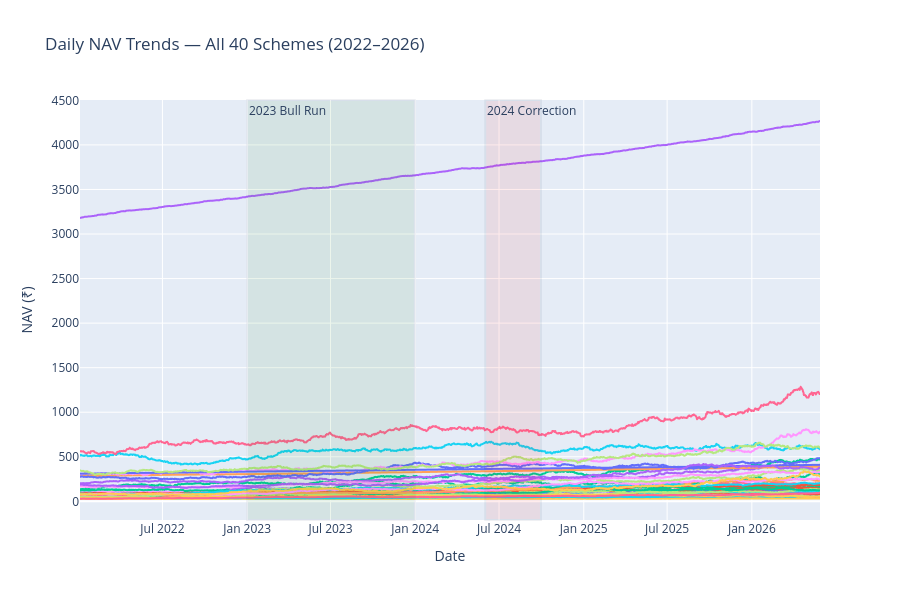

Write notebook code for a chart like this one.
### Code cell
# Merge to get scheme names
nav_merged = nav_history.merge(
    fund_master[["amfi_code", "scheme_name"]], on="amfi_code", how="left"
)

fig = px.line(
    nav_merged,
    x="date_id", y="nav",
    color="scheme_name",
    title="Daily NAV Trends — All 40 Schemes (2022–2026)",
    labels={"date_id": "Date", "nav": "NAV (₹)", "scheme_name": "Scheme"}
)

# Highlight 2023 bull run
fig.add_vrect(x0="2023-01-01", x1="2023-12-31",
              fillcolor="green", opacity=0.07,
              annotation_text="2023 Bull Run", annotation_position="top left")

# Highlight 2024 correction
fig.add_vrect(x0="2024-06-01", x1="2024-09-30",
              fillcolor="red", opacity=0.07,
              annotation_text="2024 Correction", annotation_position="top left")

fig.update_layout(height=600, showlegend=False)
fig.write_html(f"{CHARTS}/01_nav_trends.html")
fig.show()

### Figure 1 — Plotly figure (JSON) as saved in the notebook; plotly's stock layout.template omitted (floating-point values rounded to 4 significant figures; data arrays with more than 128 entries replaced by an {"elided": "..."} marker saying what was removed)
{"data": [{"hovertemplate": "Scheme=SBI Bluechip Fund - Regular Plan - Growth<br>Date=%{x}<br>NAV (₹)=%{y}<extra></extra>", "legendgroup": "SBI Bluechip Fund - Regular Plan - Growth", "line": {"color": "#636efa", "dash": "solid"}, "marker": {"symbol": "circle"}, "mode": "lines", "name": "SBI Bluechip Fund - Regular Plan - Growth", "showlegend": true, "type": "scattergl", "x": {"elided": "1150 str values"}, "xaxis": "x", "y": {"elided": "1150 float values"}, "yaxis": "y"}, {"hovertemplate": "Scheme=SBI Bluechip Fund - Direct Plan - Growth<br>Date=%{x}<br>NAV (₹)=%{y}<extra></extra>", "legendgroup": "SBI Bluechip Fund - Direct Plan - Growth", "line": {"color": "#EF553B", "dash": "solid"}, "marker": {"symbol": "circle"}, "mode": "lines", "name": "SBI Bluechip Fund - Direct Plan - Growth", "showlegend": true, "type": "scattergl", "x": {"elided": "1150 str values"}, "xaxis": "x", "y": {"elided": "1150 float values"}, "yaxis": "y"}, {"hovertemplate": "Scheme=SBI Small Cap Fund - Regular Plan - Growth<br>Date=%{x}<br>NAV (₹)=%{y}<extra></extra>", "legendgroup": "SBI Small Cap Fund - Regular Plan - Growth", "line": {"color": "#00cc96", "dash": "solid"}, "marker": {"symbol": "circle"}, "mode": "lines", "name": "SBI Small Cap Fund - Regular Plan - Growth", "showlegend": true, "type": "scattergl", "x": {"elided": "1150 str values"}, "xaxis": "x", "y": {"elided": "1150 float values"}, "yaxis": "y"}, {"hovertemplate": "Scheme=SBI Small Cap Fund - Direct Plan - Growth<br>Date=%{x}<br>NAV (₹)=%{y}<extra></extra>", "legendgroup": "SBI Small Cap Fund - Direct Plan - Growth", "line": {"color": "#ab63fa", "dash": "solid"}, "marker": {"symbol": "circle"}, "mode": "lines", "name": "SBI Small Cap Fund - Direct Plan - Growth", "showlegend": true, "type": "scattergl", "x": {"elided": "1150 str values"}, "xaxis": "x", "y": {"elided": "1150 float values"}, "yaxis": "y"}, {"hovertemplate": "Scheme=SBI Magnum Gilt Fund - Regular Plan - Growth<br>Date=%{x}<br>NAV (₹)=%{y}<extra></extra>", "legendgroup": "SBI Magnum Gilt Fund - Regular Plan - Growth", "line": {"color": "#FFA15A", "dash": "solid"}, "marker": {"symbol": "circle"}, "mode": "lines", "name": "SBI Magnum Gilt Fund - Regular Plan - Growth", "showlegend": true, "type": "scattergl", "x": {"elided": "1150 str values"}, "xaxis": "x", "y": {"elided": "1150 float values"}, "yaxis": "y"}, {"hovertemplate": "Scheme=HDFC Top 100 Fund - Regular Plan - Growth<br>Date=%{x}<br>NAV (₹)=%{y}<extra></extra>", "legendgroup": "HDFC Top 100 Fund - Regular Plan - Growth", "line": {"color": "#19d3f3", "dash": "solid"}, "marker": {"symbol": "circle"}, "mode": "lines", "name": "HDFC Top 100 Fund - Regular Plan - Growth", "showlegend": true, "type": "scattergl", "x": {"elided": "1150 str values"}, "xaxis": "x", "y": {"elided": "1150 float values"}, "yaxis": "y"}, {"hovertemplate": "Scheme=HDFC Top 100 Fund - Direct Plan - Growth<br>Date=%{x}<br>NAV (₹)=%{y}<extra></extra>", "legendgroup": "HDFC Top 100 Fund - Direct Plan - Growth", "line": {"color": "#FF6692", "dash": "solid"}, "marker": {"symbol": "circle"}, "mode": "lines", "name": "HDFC Top 100 Fund - Direct Plan - Growth", "showlegend": true, "type": "scattergl", "x": {"elided": "1150 str values"}, "xaxis": "x", "y": {"elided": "1150 float values"}, "yaxis": "y"}, {"hovertemplate": "Scheme=HDFC Mid-Cap Opportunities Fund - Regular - Growth<br>Date=%{x}<br>NAV (₹)=%{y}<extra></extra>", "legendgroup": "HDFC Mid-Cap Opportunities Fund - Regular - Growth", "line": {"color": "#B6E880", "dash": "solid"}, "marker": {"symbol": "circle"}, "mode": "lines", "name": "HDFC Mid-Cap Opportunities Fund - Regular - Growth", "showlegend": true, "type": "scattergl", "x": {"elided": "1150 str values"}, "xaxis": "x", "y": {"elided": "1150 float values"}, "yaxis": "y"}, {"hovertemplate": "Scheme=HDFC Mid-Cap Opportunities Fund - Direct - Growth<br>Date=%{x}<br>NAV (₹)=%{y}<extra></extra>", "legendgroup": "HDFC Mid-Cap Opportunities Fund - Direct - Growth", "line": {"color": "#FF97FF", "dash": "solid"}, "marker": {"symbol": "circle"}, "mode": "lines", "name": "HDFC Mid-Cap Opportunities Fund - Direct - Growth", "showlegend": true, "type": "scattergl", "x": {"elided": "1150 str values"}, "xaxis": "x", "y": {"elided": "1150 float values"}, "yaxis": "y"}, {"hovertemplate": "Scheme=HDFC Short Term Debt Fund - Regular - Growth<br>Date=%{x}<br>NAV (₹)=%{y}<extra></extra>", "legendgroup": "HDFC Short Term Debt Fund - Regular - Growth", "line": {"color": "#FECB52", "dash": "solid"}, "marker": {"symbol": "circle"}, "mode": "lines", "name": "HDFC Short Term Debt Fund - Regular - Growth", "showlegend": true, "type": "scattergl", "x": {"elided": "1150 str values"}, "xaxis": "x", "y": {"elided": "1150 float values"}, "yaxis": "y"}, {"hovertemplate": "Scheme=ICICI Pru Bluechip Fund - Regular - Growth<br>Date=%{x}<br>NAV (₹)=%{y}<extra></extra>", "legendgroup": "ICICI Pru Bluechip Fund - Regular - Growth", "line": {"color": "#636efa", "dash": "solid"}, "marker": {"symbol": "circle"}, "mode": "lines", "name": "ICICI Pru Bluechip Fund - Regular - Growth", "showlegend": true, "type": "scattergl", "x": {"elided": "1150 str values"}, "xaxis": "x", "y": {"elided": "1150 float values"}, "yaxis": "y"}, {"hovertemplate": "Scheme=ICICI Pru Bluechip Fund - Direct - Growth<br>Date=%{x}<br>NAV (₹)=%{y}<extra></extra>", "legendgroup": "ICICI Pru Bluechip Fund - Direct - Growth", "line": {"color": "#EF553B", "dash": "solid"}, "marker": {"symbol": "circle"}, "mode": "lines", "name": "ICICI Pru Bluechip Fund - Direct - Growth", "showlegend": true, "type": "scattergl", "x": {"elided": "1150 str values"}, "xaxis": "x", "y": {"elided": "1150 float values"}, "yaxis": "y"}, {"hovertemplate": "Scheme=ICICI Pru Midcap Fund - Regular - Growth<br>Date=%{x}<br>NAV (₹)=%{y}<extra></extra>", "legendgroup": "ICICI Pru Midcap Fund - Regular - Growth", "line": {"color": "#00cc96", "dash": "solid"}, "marker": {"symbol": "circle"}, "mode": "lines", "name": "ICICI Pru Midcap Fund - Regular - Growth", "showlegend": true, "type": "scattergl", "x": {"elided": "1150 str values"}, "xaxis": "x", "y": {"elided": "1150 float values"}, "yaxis": "y"}, {"hovertemplate": "Scheme=ICICI Pru Value Discovery Fund - Regular - Growth<br>Date=%{x}<br>NAV (₹)=%{y}<extra></extra>", "legendgroup": "ICICI Pru Value Discovery Fund - Regular - Growth", "line": {"color": "#ab63fa", "dash": "solid"}, "marker": {"symbol": "circle"}, "mode": "lines", "name": "ICICI Pru Value Discovery Fund - Regular - Growth", "showlegend": true, "type": "scattergl", "x": {"elided": "1150 str values"}, "xaxis": "x", "y": {"elided": "1150 float values"}, "yaxis": "y"}, {"hovertemplate": "Scheme=ICICI Pru Liquid Fund - Regular - Growth<br>Date=%{x}<br>NAV (₹)=%{y}<extra></extra>", "legendgroup": "ICICI Pru Liquid Fund - Regular - Growth", "line": {"color": "#FFA15A", "dash": "solid"}, "marker": {"symbol": "circle"}, "mode": "lines", "name": "ICICI Pru Liquid Fund - Regular - Growth", "showlegend": true, "type": "scattergl", "x": {"elided": "1150 str values"}, "xaxis": "x", "y": {"elided": "1150 float values"}, "yaxis": "y"}, {"hovertemplate": "Scheme=Nippon India Large Cap Fund - Regular - Growth<br>Date=%{x}<br>NAV (₹)=%{y}<extra></extra>", "legendgroup": "Nippon India Large Cap Fund - Regular - Growth", "line": {"color": "#19d3f3", "dash": "solid"}, "marker": {"symbol": "circle"}, "mode": "lines", "name": "Nippon India Large Cap Fund - Regular - Growth", "showlegend": true, "type": "scattergl", "x": {"elided": "1150 str values"}, "xaxis": "x", "y": {"elided": "1150 float values"}, "yaxis": "y"}, {"hovertemplate": "Scheme=Nippon India Large Cap Fund - Direct - Growth<br>Date=%{x}<br>NAV (₹)=%{y}<extra></extra>", "legendgroup": "Nippon India Large Cap Fund - Direct - Growth", "line": {"color": "#FF6692", "dash": "solid"}, "marker": {"symbol": "circle"}, "mode": "lines", "name": "Nippon India Large Cap Fund - Direct - Growth", "showlegend": true, "type": "scattergl", "x": {"elided": "1150 str values"}, "xaxis": "x", "y": {"elided": "1150 float values"}, "yaxis": "y"}, {"hovertemplate": "Scheme=Nippon India Small Cap Fund - Regular - Growth<br>Date=%{x}<br>NAV (₹)=%{y}<extra></extra>", "legendgroup": "Nippon India Small Cap Fund - Regular - Growth", "line": {"color": "#B6E880", "dash": "solid"}, "marker": {"symbol": "circle"}, "mode": "lines", "name": "Nippon India Small Cap Fund - Regular - Growth", "showlegend": true, "type": "scattergl", "x": {"elided": "1150 str values"}, "xaxis": "x", "y": {"elided": "1150 float values"}, "yaxis": "y"}, {"hovertemplate": "Scheme=Nippon India ETF Nifty 50 BeES<br>Date=%{x}<br>NAV (₹)=%{y}<extra></extra>", "legendgroup": "Nippon India ETF Nifty 50 BeES", "line": {"color": "#FF97FF", "dash": "solid"}, "marker": {"symbol": "circle"}, "mode": "lines", "name": "Nippon India ETF Nifty 50 BeES", "showlegend": true, "type": "scattergl", "x": {"elided": "1150 str values"}, "xaxis": "x", "y": {"elided": "1150 float values"}, "yaxis": "y"}, {"hovertemplate": "Scheme=Nippon India Gilt Securities Fund - Regular - Growth<br>Date=%{x}<br>NAV (₹)=%{y}<extra></extra>", "legendgroup": "Nippon India Gilt Securities Fund - Regular - Growth", "line": {"color": "#FECB52", "dash": "solid"}, "marker": {"symbol": "circle"}, "mode": "lines", "name": "Nippon India Gilt Securities Fund - Regular - Growth", "showlegend": true, "type": "scattergl", "x": {"elided": "1150 str values"}, "xaxis": "x", "y": {"elided": "1150 float values"}, "yaxis": "y"}, {"hovertemplate": "Scheme=Kotak Bluechip Fund - Regular - Growth<br>Date=%{x}<br>NAV (₹)=%{y}<extra></extra>", "legendgroup": "Kotak Bluechip Fund - Regular - Growth", "line": {"color": "#636efa", "dash": "solid"}, "marker": {"symbol": "circle"}, "mode": "lines", "name": "Kotak Bluechip Fund - Regular - Growth", "showlegend": true, "type": "scattergl", "x": {"elided": "1150 str values"}, "xaxis": "x", "y": {"elided": "1150 float values"}, "yaxis": "y"}, {"hovertemplate": "Scheme=Kotak Emerging Equity Fund - Regular - Growth<br>Date=%{x}<br>NAV (₹)=%{y}<extra></extra>", "legendgroup": "Kotak Emerging Equity Fund - Regular - Growth", "line": {"color": "#EF553B", "dash": "solid"}, "marker": {"symbol": "circle"}, "mode": "lines", "name": "Kotak Emerging Equity Fund - Regular - Growth", "showlegend": true, "type": "scattergl", "x": {"elided": "1150 str values"}, "xaxis": "x", "y": {"elided": "1150 float values"}, "yaxis": "y"}, {"hovertemplate": "Scheme=Kotak Flexicap Fund - Regular - Growth<br>Date=%{x}<br>NAV (₹)=%{y}<extra></extra>", "legendgroup": "Kotak Flexicap Fund - Regular - Growth", "line": {"color": "#00cc96", "dash": "solid"}, "marker": {"symbol": "circle"}, "mode": "lines", "name": "Kotak Flexicap Fund - Regular - Growth", "showlegend": true, "type": "scattergl", "x": {"elided": "1150 str values"}, "xaxis": "x", "y": {"elided": "1150 float values"}, "yaxis": "y"}, {"hovertemplate": "Scheme=Kotak Liquid Fund - Regular - Growth<br>Date=%{x}<br>NAV (₹)=%{y}<extra></extra>", "legendgroup": "Kotak Liquid Fund - Regular - Growth", "line": {"color": "#ab63fa", "dash": "solid"}, "marker": {"symbol": "circle"}, "mode": "lines", "name": "Kotak Liquid Fund - Regular - Growth", "showlegend": true, "type": "scattergl", "x": {"elided": "1150 str values"}, "xaxis": "x", "y": {"elided": "1150 float values"}, "yaxis": "y"}, {"hovertemplate": "Scheme=Axis Bluechip Fund - Regular - Growth<br>Date=%{x}<br>NAV (₹)=%{y}<extra></extra>", "legendgroup": "Axis Bluechip Fund - Regular - Growth", "line": {"color": "#FFA15A", "dash": "solid"}, "marker": {"symbol": "circle"}, "mode": "lines", "name": "Axis Bluechip Fund - Regular - Growth", "showlegend": true, "type": "scattergl", "x": {"elided": "1150 str values"}, "xaxis": "x", "y": {"elided": "1150 float values"}, "yaxis": "y"}, {"hovertemplate": "Scheme=Axis Bluechip Fund - Direct - Growth<br>Date=%{x}<br>NAV (₹)=%{y}<extra></extra>", "legendgroup": "Axis Bluechip Fund - Direct - Growth", "line": {"color": "#19d3f3", "dash": "solid"}, "marker": {"symbol": "circle"}, "mode": "lines", "name": "Axis Bluechip Fund - Direct - Growth", "showlegend": true, "type": "scattergl", "x": {"elided": "1150 str values"}, "xaxis": "x", "y": {"elided": "1150 float values"}, "yaxis": "y"}, {"hovertemplate": "Scheme=Axis Midcap Fund - Regular - Growth<br>Date=%{x}<br>NAV (₹)=%{y}<extra></extra>", "legendgroup": "Axis Midcap Fund - Regular - Growth", "line": {"color": "#FF6692", "dash": "solid"}, "marker": {"symbol": "circle"}, "mode": "lines", "name": "Axis Midcap Fund - Regular - Growth", "showlegend": true, "type": "scattergl", "x": {"elided": "1150 str values"}, "xaxis": "x", "y": {"elided": "1150 float values"}, "yaxis": "y"}, {"hovertemplate": "Scheme=Axis Small Cap Fund - Regular - Growth<br>Date=%{x}<br>NAV (₹)=%{y}<extra></extra>", "legendgroup": "Axis Small Cap Fund - Regular - Growth", "line": {"color": "#B6E880", "dash": "solid"}, "marker": {"symbol": "circle"}, "mode": "lines", "name": "Axis Small Cap Fund - Regular - Growth", "showlegend": true, "type": "scattergl", "x": {"elided": "1150 str values"}, "xaxis": "x", "y": {"elided": "1150 float values"}, "yaxis": "y"}, {"hovertemplate": "Scheme=ABSL Frontline Equity Fund - Regular - Growth<br>Date=%{x}<br>NAV (₹)=%{y}<extra></extra>", "legendgroup": "ABSL Frontline Equity Fund - Regular - Growth", "line": {"color": "#FF97FF", "dash": "solid"}, "marker": {"symbol": "circle"}, "mode": "lines", "name": "ABSL Frontline Equity Fund - Regular - Growth", "showlegend": true, "type": "scattergl", "x": {"elided": "1150 str values"}, "xaxis": "x", "y": {"elided": "1150 float values"}, "yaxis": "y"}, {"hovertemplate": "Scheme=ABSL Small Cap Fund - Regular - Growth<br>Date=%{x}<br>NAV (₹)=%{y}<extra></extra>", "legendgroup": "ABSL Small Cap Fund - Regular - Growth", "line": {"color": "#FECB52", "dash": "solid"}, "marker": {"symbol": "circle"}, "mode": "lines", "name": "ABSL Small Cap Fund - Regular - Growth", "showlegend": true, "type": "scattergl", "x": {"elided": "1150 str values"}, "xaxis": "x", "y": {"elided": "1150 float values"}, "yaxis": "y"}, {"hovertemplate": "Scheme=ABSL Liquid Fund - Regular - Growth<br>Date=%{x}<br>NAV (₹)=%{y}<extra></extra>", "legendgroup": "ABSL Liquid Fund - Regular - Growth", "line": {"color": "#636efa", "dash": "solid"}, "marker": {"symbol": "circle"}, "mode": "lines", "name": "ABSL Liquid Fund - Regular - Growth", "showlegend": true, "type": "scattergl", "x": {"elided": "1150 str values"}, "xaxis": "x", "y": {"elided": "1150 float values"}, "yaxis": "y"}, {"hovertemplate": "Scheme=UTI Nifty 50 Index Fund - Regular - Growth<br>Date=%{x}<br>NAV (₹)=%{y}<extra></extra>", "legendgroup": "UTI Nifty 50 Index Fund - Regular - Growth", "line": {"color": "#EF553B", "dash": "solid"}, "marker": {"symbol": "circle"}, "mode": "lines", "name": "UTI Nifty 50 Index Fund - Regular - Growth", "showlegend": true, "type": "scattergl", "x": {"elided": "1150 str values"}, "xaxis": "x", "y": {"elided": "1150 float values"}, "yaxis": "y"}, {"hovertemplate": "Scheme=UTI Mid Cap Fund - Regular - Growth<br>Date=%{x}<br>NAV (₹)=%{y}<extra></extra>", "legendgroup": "UTI Mid Cap Fund - Regular - Growth", "line": {"color": "#00cc96", "dash": "solid"}, "marker": {"symbol": "circle"}, "mode": "lines", "name": "UTI Mid Cap Fund - Regular - Growth", "showlegend": true, "type": "scattergl", "x": {"elided": "1150 str values"}, "xaxis": "x", "y": {"elided": "1150 float values"}, "yaxis": "y"}, {"hovertemplate": "Scheme=UTI Flexi Cap Fund - Regular - Growth<br>Date=%{x}<br>NAV (₹)=%{y}<extra></extra>", "legendgroup": "UTI Flexi Cap Fund - Regular - Growth", "line": {"color": "#ab63fa", "dash": "solid"}, "marker": {"symbol": "circle"}, "mode": "lines", "name": "UTI Flexi Cap Fund - Regular - Growth", "showlegend": true, "type": "scattergl", "x": {"elided": "1150 str values"}, "xaxis": "x", "y": {"elided": "1150 float values"}, "yaxis": "y"}, {"hovertemplate": "Scheme=Mirae Asset Large Cap Fund - Regular - Growth<br>Date=%{x}<br>NAV (₹)=%{y}<extra></extra>", "legendgroup": "Mirae Asset Large Cap Fund - Regular - Growth", "line": {"color": "#FFA15A", "dash": "solid"}, "marker": {"symbol": "circle"}, "mode": "lines", "name": "Mirae Asset Large Cap Fund - Regular - Growth", "showlegend": true, "type": "scattergl", "x": {"elided": "1150 str values"}, "xaxis": "x", "y": {"elided": "1150 float values"}, "yaxis": "y"}, {"hovertemplate": "Scheme=Mirae Asset Emerging Bluechip Fund - Regular - Growth<br>Date=%{x}<br>NAV (₹)=%{y}<extra></extra>", "legendgroup": "Mirae Asset Emerging Bluechip Fund - Regular - Growth", "line": {"color": "#19d3f3", "dash": "solid"}, "marker": {"symbol": "circle"}, "mode": "lines", "name": "Mirae Asset Emerging Bluechip Fund - Regular - Growth", "showlegend": true, "type": "scattergl", "x": {"elided": "1150 str values"}, "xaxis": "x", "y": {"elided": "1150 float values"}, "yaxis": "y"}, {"hovertemplate": "Scheme=Mirae Asset Tax Saver Fund - Regular - Growth<br>Date=%{x}<br>NAV (₹)=%{y}<extra></extra>", "legendgroup": "Mirae Asset Tax Saver Fund - Regular - Growth", "line": {"color": "#FF6692", "dash": "solid"}, "marker": {"symbol": "circle"}, "mode": "lines", "name": "Mirae Asset Tax Saver Fund - Regular - Growth", "showlegend": true, "type": "scattergl", "x": {"elided": "1150 str values"}, "xaxis": "x", "y": {"elided": "1150 float values"}, "yaxis": "y"}, {"hovertemplate": "Scheme=DSP Top 100 Equity Fund - Regular - Growth<br>Date=%{x}<br>NAV (₹)=%{y}<extra></extra>", "legendgroup": "DSP Top 100 Equity Fund - Regular - Growth", "line": {"color": "#B6E880", "dash": "solid"}, "marker": {"symbol": "circle"}, "mode": "lines", "name": "DSP Top 100 Equity Fund - Regular - Growth", "showlegend": true, "type": "scattergl", "x": {"elided": "1150 str values"}, "xaxis": "x", "y": {"elided": "1150 float values"}, "yaxis": "y"}, {"hovertemplate": "Scheme=DSP Midcap Fund - Regular - Growth<br>Date=%{x}<br>NAV (₹)=%{y}<extra></extra>", "legendgroup": "DSP Midcap Fund - Regular - Growth", "line": {"color": "#FF97FF", "dash": "solid"}, "marker": {"symbol": "circle"}, "mode": "lines", "name": "DSP Midcap Fund - Regular - Growth", "showlegend": true, "type": "scattergl", "x": {"elided": "1150 str values"}, "xaxis": "x", "y": {"elided": "1150 float values"}, "yaxis": "y"}, {"hovertemplate": "Scheme=DSP Small Cap Fund - Regular - Growth<br>Date=%{x}<br>NAV (₹)=%{y}<extra></extra>", "legendgroup": "DSP Small Cap Fund - Regular - Growth", "line": {"color": "#FECB52", "dash": "solid"}, "marker": {"symbol": "circle"}, "mode": "lines", "name": "DSP Small Cap Fund - Regular - Growth", "showlegend": true, "type": "scattergl", "x": {"elided": "1150 str values"}, "xaxis": "x", "y": {"elided": "1150 float values"}, "yaxis": "y"}], "layout": {"annotations": [{"showarrow": false, "text": "2023 Bull Run", "x": "2023-01-01", "xanchor": "left", "xref": "x", "y": 1, "yanchor": "top", "yref": "y domain"}, {"showarrow": false, "text": "2024 Correction", "x": "2024-06-01", "xanchor": "left", "xref": "x", "y": 1, "yanchor": "top", "yref": "y domain"}], "height": 600, "legend": {"title": {"text": "Scheme"}, "tracegroupgap": 0}, "shapes": [{"fillcolor": "green", "opacity": 0.07, "type": "rect", "x0": "2023-01-01", "x1": "2023-12-31", "xref": "x", "y0": 0, "y1": 1, "yref": "y domain"}, {"fillcolor": "red", "opacity": 0.07, "type": "rect", "x0": "2024-06-01", "x1": "2024-09-30", "xref": "x", "y0": 0, "y1": 1, "yref": "y domain"}], "showlegend": false, "title": {"text": "Daily NAV Trends — All 40 Schemes (2022–2026)"}, "xaxis": {"anchor": "y", "domain": [0, 1], "title": {"text": "Date"}}, "yaxis": {"anchor": "x", "domain": [0, 1], "title": {"text": "NAV (₹)"}}}}
